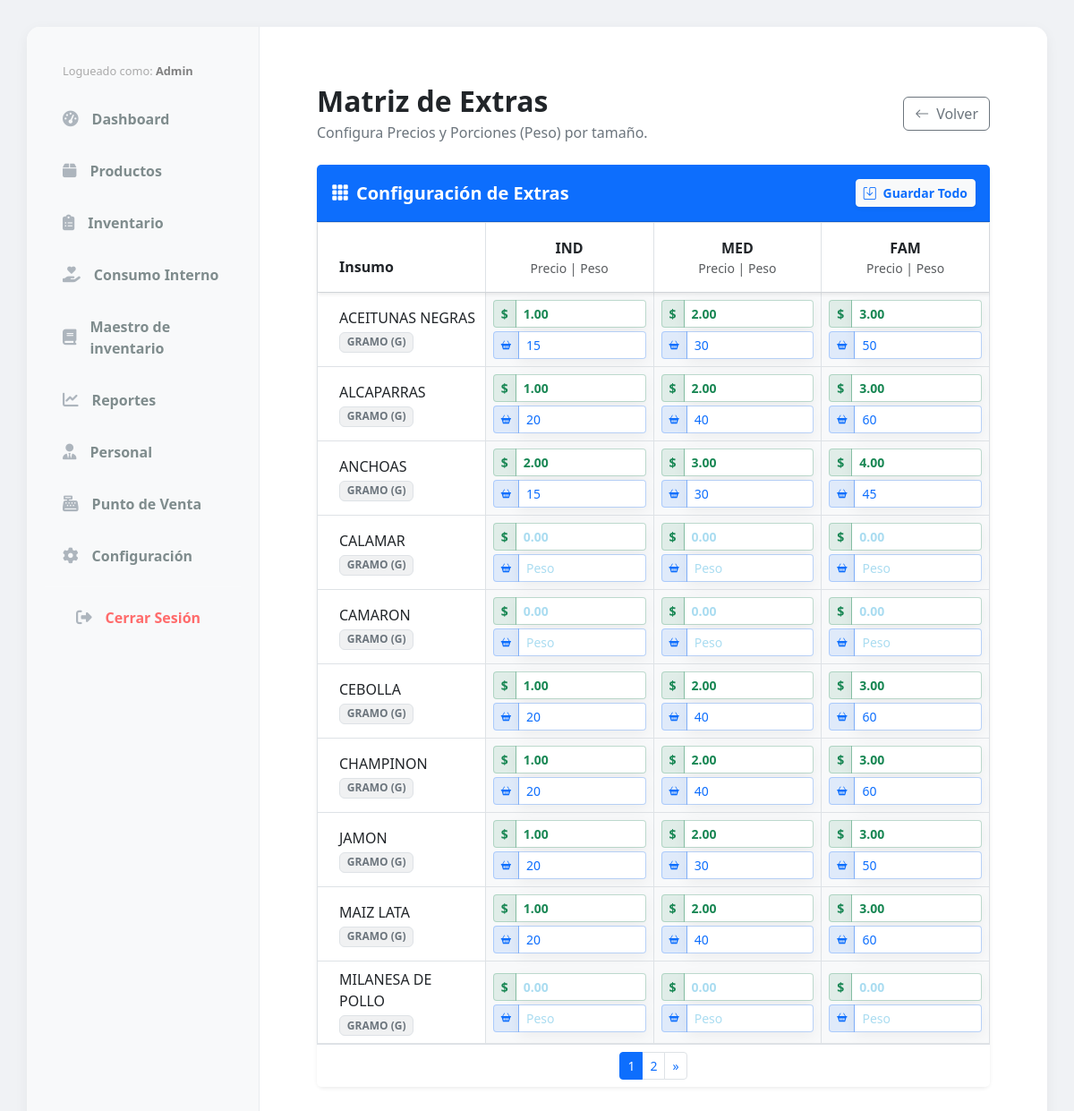
Screenshot of /productos/extras/precios/ (signed in) with the database file from the repository.
### inventory/models.py (models this page shows, shortened)
class Insumo(models.Model):
    nombre = models.CharField(max_length=200)
    categoria = models.ForeignKey(CategoriaInsumo, on_delete=models.SET_NULL, null=True)
    unidad = models.ForeignKey(UnidadMedida, on_delete=models.PROTECT, verbose_name="Unidad Base")
    precio_venta_extra = models.DecimalField(max_digits=10, decimal_places=2, default=0.00, verbose_name="Precio de Venta Extra ($)")
    cantidad_porcion_extra = models.DecimalField(max_digits=10, decimal_places=4, default=0.00, help_text="Cantidad a descontar por cada extra vendido (Ej: 0.050 para 50g)")
    peso_standar = models.DecimalField(
        max_digits=12,
        decimal_places=3,
        default=1,
        verbose_name="Peso por Unidad de Compra (Gr/Ml)"
    )
    precio_mercado = models.DecimalField(max_digits=12, decimal_places=2, default=0, verbose_name="Costo de la Unidad ($)")
    merma_porcentaje = models.DecimalField(max_digits=5, decimal_places=2, default=0, verbose_name="% Merma")
    rendimiento = models.DecimalField(
        max_digits=12,
        decimal_places=3,
        default=1,
        verbose_name="Rendimiento (Cantidad Final Producida)"
    )
    costo_unitario = models.DecimalField(max_digits=12, decimal_places=6, default=0, verbose_name="Costo Real x Gramo")
    stock_actual = models.DecimalField(max_digits=12, decimal_places=3, default=0)
    stock_minimo = models.DecimalField(max_digits=12, decimal_places=3, default=500)
    es_insumo_compuesto = models.BooleanField(default=False)
    es_extra = models.BooleanField(
        default=False,
        verbose_name="¿Se vende como Extra?",
        help_text="Marca esta casilla si este ingrediente puede ser agregado como extra en un producto."
    )

class UnidadMedida(models.Model):
    nombre = models.CharField(max_length=50)
    codigo = models.CharField(max_length=10)
    factor = models.DecimalField(max_digits=10, decimal_places=4, default=1, help_text="1 para Gramos/ML. 1000 para KG/L.")
    def __str__(self): return f"{self.nombre} ({self.codigo})"

### tables/views.py (the view, shortened to what this page needs)
# urls.py: path('productos/extras/precios/', views.gestion_precios_extras, name='manage_extras'),
@staff_member_required
def gestion_precios_extras(request):
    insumos_list = Insumo.objects.filter(es_extra=True).order_by('nombre')
    tamanos = ['IND', 'MED', 'FAM']
    precios_data = PrecioExtra.objects.all()
    diccionario_datos = {}
    for p in precios_data:
        diccionario_datos[f"precio_{p.insumo.id}_{p.tamano}"] = p.precio
        diccionario_datos[f"cantidad_{p.insumo.id}_{p.tamano}"] = p.cantidad
    for insumo in insumos_list:
        insumo.id_str = str(insumo.id)
    paginator = Paginator(insumos_list, 10)
    page_number = request.GET.get('page')
    insumos = paginator.get_page(page_number)
    return render(request, 'products/manage_extras.html', {
        'insumos': insumos,
        'tamanos': tamanos,
        'datos': diccionario_datos
    })

### core/context_processors.py (called while the page is built)
def configuracion_global(request):
    return {
        'config': Configuracion.get_solo()
    }

### core/models.py (called while the page is built)
    @classmethod
    def get_solo(cls):
        obj, created = cls.objects.get_or_create(id=1)
        return obj

### tables/templatetags/tables_extras.py (called while the page is built)
@register.filter
def get_item(dictionary, key):
    return dictionary.get(key)

### tables/templates/products/manage_extras.html (shortened to what this page needs)
{% extends 'base.html' %}
{% load tables_extras %}
{% block content %}
<link href="https://cdn.jsdelivr.net/npm/bootstrap@5.3.0/dist/css/bootstrap.min.css" rel="stylesheet">
<link rel="stylesheet" href="https://cdn.jsdelivr.net/npm/bootstrap-icons@1.11.1/font/bootstrap-icons.css">
<div class="container-fluid p-4">
    <div class="d-flex justify-content-between align-items-center mb-4">
        <div>
            <h2 class="fw-bold text-dark mb-1">Matriz de Extras</h2>
            <p class="text-secondary m-0">Configura Precios y Porciones (Peso) por tamaño.</p>
        </div>
        <a href="{% url 'product_list' %}" class="btn btn-outline-secondary">
            <i class="bi bi-arrow-left me-2"></i>Volver
        </a>
    </div>
    <form method="POST">
        <div class="card border-0 shadow-sm rounded-3">
            <div class="card-header bg-primary text-white py-3 d-flex justify-content-between align-items-center">
                <h5 class="m-0 fw-bold"><i class="bi bi-grid-3x3-gap-fill me-2"></i>Configuración de Extras</h5>
                <button type="submit" class="btn btn-light btn-sm fw-bold text-primary shadow-sm">
                    <i class="bi bi-save me-1"></i> Guardar Todo
                </button>
            </div>
            <div class="card-body p-0">
                <div class="table-responsive" style="max-height: 75vh;">
                    <table class="table table-bordered align-middle mb-0 text-center">
                        <thead class="bg-light sticky-top shadow-sm" style="z-index: 10;">
                            <tr>
                                <th class="text-start ps-4 py-3" style="width: 25%;">Insumo</th>
                                {% for tam in tamanos %}
                                    <th class="py-3" style="min-width: 140px;">
                                        <div class="fw-bold">{{ tam }}</div>
                                        <div class="small fw-normal text-muted">Precio | Peso</div>
                                    </th>
                                {% endfor %}
                            </tr>
                        </thead>
                        <tbody>
                            {% for insumo in insumos %}
                            <tr>
                                <td class="text-start ps-4 fw-medium bg-white">
                                    <div class="text-dark">{{ insumo.nombre }}</div>
                                    <div class="badge bg-secondary bg-opacity-10 text-secondary border mt-1">
                                        {{ insumo.unidad }}
                                    </div>
                                </td>
                                {% for tam in tamanos %}
                                    <td class="p-2" style="background-color: #f8f9fa;">
                                        {% with precio_key="precio_"|add:insumo.id_str|add:"_"|add:tam cantidad_key="cantidad_"|add:insumo.id_str|add:"_"|add:tam %}
                                        <div class="input-group input-group-sm mb-1">
                                            <span class="input-group-text bg-success bg-opacity-10 text-success border-success border-opacity-25 fw-bold">$</span>
                                            <input type="number" step="0.01" min="0"
                                                   class="form-control fw-bold text-success border-success border-opacity-25"
                                                   name="precio_{{ insumo.id }}_{{ tam }}"
                                                   value="{{ datos|get_item:precio_key|default:'' }}"
                                                   placeholder="0.00">
                                        </div>
                                        <div class="input-group input-group-sm">
                                            <span class="input-group-text bg-primary bg-opacity-10 text-primary border-primary border-opacity-25">
                                                <i class="bi bi-basket2-fill" style="font-size: 0.8em;"></i>
                                            </span>
                                            <input type="number" step="0.0001" min="0"
                                                   class="form-control text-primary border-primary border-opacity-25"
                                                   name="cantidad_{{ insumo.id }}_{{ tam }}"
                                                   value="{{ datos|get_item:cantidad_key|default:''|floatformat:0 }}"
                                                   placeholder="Peso">
                                        </div>
                                        {% endwith %}
                                    </td>
                                {% endfor %}
                            </tr>
                            {% endfor %}
                        </tbody>
                    </table>
                </div>
            </div>
            {% if insumos.has_other_pages %}
            <div class="card-footer bg-white border-top">
                <nav>
                    <ul class="pagination pagination-sm m-0 justify-content-center">
                        {% for i in insumos.paginator.page_range %}
                            {% if insumos.number == i %}
                            <li class="page-item active"><span class="page-link">{{ i }}</span></li>
                            {% else %}
                            <li class="page-item"><a class="page-link" href="?page={{ i }}">{{ i }}</a></li>
                            {% endif %}
                        {% endfor %}
                        {% if insumos.has_next %}
                        <li class="page-item"><a class="page-link" href="?page={{ insumos.next_page_number }}">&raquo;</a></li>
                        {% endif %}
                    </ul>
                </nav>
            </div>
            {% endif %}
        </div>
    </form>
</div>
{% endblock %}

### templates/base.html (shortened to what this page needs)
{% load static %}
<!DOCTYPE html>
<html lang="es">
<head>
    <link rel="stylesheet" href="{% static 'css/style.css' %}">
    <link rel="stylesheet" href="https://cdnjs.cloudflare.com/ajax/libs/font-awesome/6.4.0/css/all.min.css">
</head>
<body class="light-theme">
    <div class="dashboard-layout">
        <div class="main-app-container card-style">
            <aside class="sidebar">
                <nav class="sidebar-nav">
                    <div style="padding: 10px 20px; color: #aaa; font-size: 0.8em;">
                            Logueado como: <strong style="color: grey;">{{ user.username|title }}</strong>
                    </div>
                    <a href="{% url 'panel_control' %}" class="sidebar-link">
                       <i class="fas fa-tachometer-alt"></i> Dashboard
                    </a>
                    <a href="{% url 'product_list' %}" class="sidebar-link">
                       <i class="fas fa-box"></i> Productos
                    </a>
                    <a href="{% url 'inventory_index' %}" class="sidebar-link">
                       <i class="fas fa-clipboard-list"></i> Inventario
                    </a>
                    <a href="{% url 'salidas_especiales' %}" class="sidebar-link">
                        <i class="fas fa-hand-holding-heart"></i> Consumo Interno
                    </a>
                    <a href="{% url 'maestro_list' %}" class="sidebar-link">
                        <i class="fas fa-book"></i> Maestro de inventario
                    </a>
                    <a href="{% url 'reportes_index' %}" class="sidebar-link">
                        <i class="fas fa-chart-line"></i> Reportes
                    </a>
                    {% if request.user.is_superuser or request.user.is_staff %}
                        <a href="{% url 'staff_list' %}" class="sidebar-link">
                        <i class="fas fa-user-tie"></i> Personal
                        </a>
                    {% endif %}
                    <a href="{% url 'index' %}" class="sidebar-link">
                       <i class="fas fa-cash-register"></i> Punto de Venta
                    </a>
                    <a href="{% url 'configuracion_menu' %}" class="sidebar-link">
                        <i class="fas fa-cog"></i> Configuración
                    </a>
                    <div style="margin-top: auto; border-top: 1px solid rgba(255,255,255,0.1); padding-top: 10px;">
                        <form action="{% url 'logout' %}" method="post" style="padding: 0 15px;">
                            <button type="submit" class="sidebar-link" style="background: none; border: none; width: 100%; text-align: left; color: #ff6b6b; cursor: pointer;">
                                <i class="fas fa-sign-out-alt"></i> Cerrar Sesión
                            </button>
                        </form>
                    </div>
                </nav>
            </aside>
            <main class="main-content-area">
                {% block content %}
                {% endblock %}
            </main>
        </div>
    </div>
</body>
</html>

### tables/static/css/style.css (style rules this page uses)
:root { --bg-color: #f4f7f6; --success-color: #28a745; --danger-color: #dc3545; --text-dark: #343a40; --card-text: white; }
*, *::before, *::after { box-sizing: border-box; }
body { margin: 0; font-family: -apple-system, BlinkMacSystemFont, "Segoe UI", Roboto, Helvetica, Arial, sans-serif; background-color: var(--bg-color); color: var(--text-dark); }
:root { --light-bg: #f0f2f5; --white-card: #ffffff; --primary-blue: #3498db; --light-blue-btn: #87CEEB; --text-gray: #7f8c8d; --shadow-soft: 0 4px 15px rgba(0,0,0,0.05); --border-radius-card: 15px; --border-radius-btn: 10px; }
body.light-theme { background-color: var(--light-bg); }
.card-style { background-color: var(--white-card); border-radius: var(--border-radius-card); box-shadow: var(--shadow-soft); padding: 20px; }
.input-group input { width: 100%; padding: 12px 15px; border: 1px solid transparent; background-color: var(--white-card); border-radius: var(--border-radius-btn); box-shadow: var(--shadow-soft); outline: none; color: var(--primary-blue); font-weight: 500; }
.input-group input::placeholder { color: var(--light-blue-btn); opacity: 0.7; }
.dashboard-layout { min-height: 100vh; display: flex; justify-content: center; align-items: flex-start; padding: 30px; }
.main-app-container { display: flex; width: 100%; max-width: 1400px; padding: 0 !important; overflow: hidden; }
.sidebar { width: 260px; flex-shrink: 0; padding: 30px 20px; background-color: #f8f9fa; border-right: 1px solid #e9ecef; }
.sidebar-nav { display: flex; flex-direction: column; gap: 10px; }
.sidebar-link { display: flex; align-items: center; gap: 15px; text-decoration: none; color: var(--text-gray); font-weight: 600; padding: 12px 20px; border-radius: 10px; transition: all 0.2s ease; }
.sidebar-link i { font-size: 1.1rem; color: #adb5bd; transition: color 0.2s ease; }
.main-content-area { flex-grow: 1; padding: 40px; background-color: var(--white-card); }

### rows the page displays
Insumo: nombre "ACEITUNAS NEGRAS", unidad "GRAMO (G)", tamanos "1.00" "2.00" "3.00", tamanos "15" "30" "50"
Insumo: nombre "ALCAPARRAS", unidad "GRAMO (G)", tamanos "1.00" "2.00" "3.00", tamanos "20" "40" "60"
Insumo: nombre "ANCHOAS", unidad "GRAMO (G)", tamanos "2.00" "3.00" "4.00", tamanos "15" "30" "45"
Insumo: nombre "CALAMAR", unidad "GRAMO (G)"
Insumo: nombre "CAMARON", unidad "GRAMO (G)"
Insumo: nombre "CEBOLLA", unidad "GRAMO (G)", tamanos "1.00" "2.00" "3.00", tamanos "20" "40" "60"
Insumo: nombre "CHAMPINON", unidad "GRAMO (G)", tamanos "1.00" "2.00" "3.00", tamanos "20" "40" "60"
Insumo: nombre "JAMON", unidad "GRAMO (G)", tamanos "1.00" "2.00" "3.00", tamanos "20" "30" "50"
Insumo: nombre "MAIZ LATA", unidad "GRAMO (G)", tamanos "1.00" "2.00" "3.00", tamanos "20" "40" "60"
Insumo: nombre "MILANESA DE POLLO", unidad "GRAMO (G)"

### other values shown
{{ user.username|title }} "Admin"
{{ tam }} "IND" "MED" "FAM"
{{ i }} "1"
{{ i }} "2"
